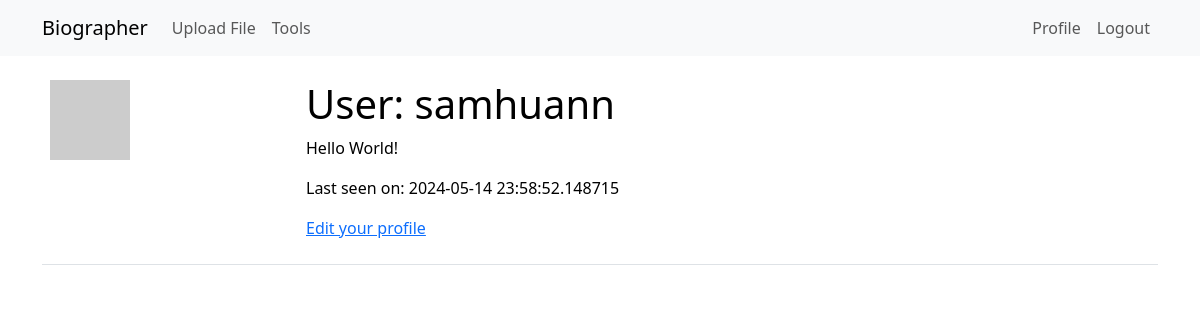
Before: /user/samhuann (signed in) with the older database file.
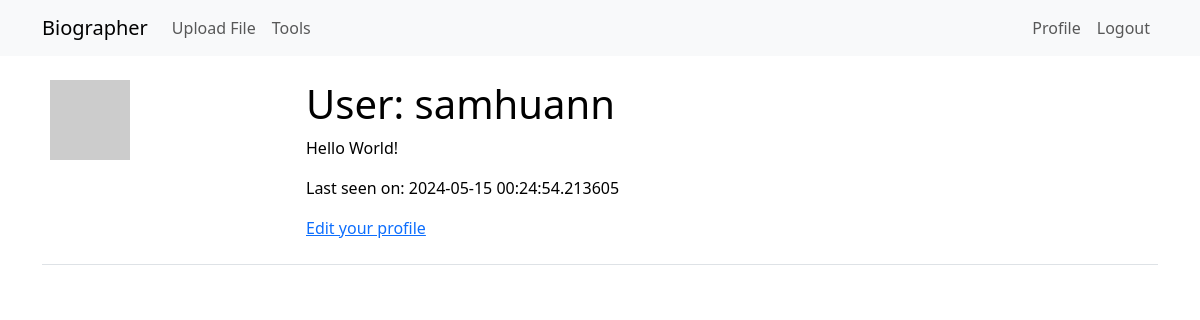
After: the same page with the newer database file.
### app/models.py (models this page shows, shortened)
class User(UserMixin, db.Model):
    id: so.Mapped[int] = so.mapped_column(primary_key=True)
    username: so.Mapped[str] = so.mapped_column(sa.String(64), index=True,
                                                unique=True)
    email: so.Mapped[str] = so.mapped_column(sa.String(120), index=True,
                                             unique=True)
    password_hash: so.Mapped[Optional[str]] = so.mapped_column(sa.String(256))
    def avatar(self, size):
        digest = md5(self.email.lower().encode('utf-8')).hexdigest()
        return f'https://www.gravatar.com/avatar/{digest}?d=identicon&s={size}'
    about_me: so.Mapped[Optional[str]] = so.mapped_column(sa.String(140))
    last_seen: so.Mapped[Optional[datetime]] = so.mapped_column(
        default=lambda: datetime.now(timezone.utc))

### app/main/routes.py (the view)
@bp.route('/user/<username>')
@login_required
def user(username):
    user = db.first_or_404(sa.select(User).where(User.username == username))
    return render_template('user.html', user=user)

### app/main/routes.py (called while the page is built)
@bp.before_request
def before_request():
    if current_user.is_authenticated:
        current_user.last_seen = datetime.now(timezone.utc)
        db.session.commit()

### app/models.py (called while the page is built)
@login.user_loader
def load_user(id):
    return db.session.get(User, int(id))

### app/templates/user.html
{% extends "base.html" %}
{% block content %}
    <table class="table table-hover">
        <tr>
            <td width="256px"><img src="{{ user.avatar(128) }}"></td>
            <td>
                <h1>User: {{ user.username }}</h1>
                {% if user.about_me %}<p>{{ user.about_me }}</p>{% endif %}
                {% if user.last_seen %}<p>Last seen on: {{ user.last_seen }}</p>{% endif %}
                <p><a href="{{ url_for('main.edit_profile') }}">Edit your profile</a></p>
            </td>
        </tr>
    </table>
{% endblock %}

### app/templates/base.html (shortened to what this page needs)
<!doctype html>
<html lang="en">
  <head>
    <link
        href="https://cdn.jsdelivr.net/npm/bootstrap@5.3.2/dist/css/bootstrap.min.css"
        rel="stylesheet"
>
  </head>
  <body>
    <nav class="navbar navbar-expand-lg bg-body-tertiary">
      <div class="container">
        <a class="navbar-brand" href="{{ url_for('main.upload_form') }}">Biographer</a>
        <div class="collapse navbar-collapse" id="navbarSupportedContent">
          <ul class="navbar-nav me-auto mb-2 mb-lg-0">
            <li class="nav-item">
              <a class="nav-link" aria-current="page" href="{{ url_for('main.upload_file') }}">Upload File</a>
            </li>
            <li class="nav-item">
              <a class="nav-link" aria-current="page" href="{{ url_for('main.tool_list') }}">Tools</a>
            </li>
          </ul>
          <ul class="navbar-nav mb-2 mb-lg-0">
            {% if current_user.is_anonymous %}
            <li class="nav-item">
              <a class="nav-link" aria-current="page" href="{{ url_for('auth.login') }}">Login</a>
            </li>
            {% else %}
            <li class="nav-item">
              <a class="nav-link" aria-current="page" href="{{ url_for('main.user', username=current_user.username) }}">Profile</a>
            </li>
            <li class="nav-item">
              <a class="nav-link" aria-current="page" href="{{ url_for('auth.logout') }}">Logout</a>
            </li>
            {% endif %}
          </ul>
        </div>
      </div>
    </nav>
    <div class="container mt-3">
      {% block content %}{% endblock %}
    </div>
  </body>
</html>

Changed rows visible on the page:
changed User "samhuann": last_seen "2024-05-14 23:58:52.148715" → "2024-05-15 00:24:54.213605"
